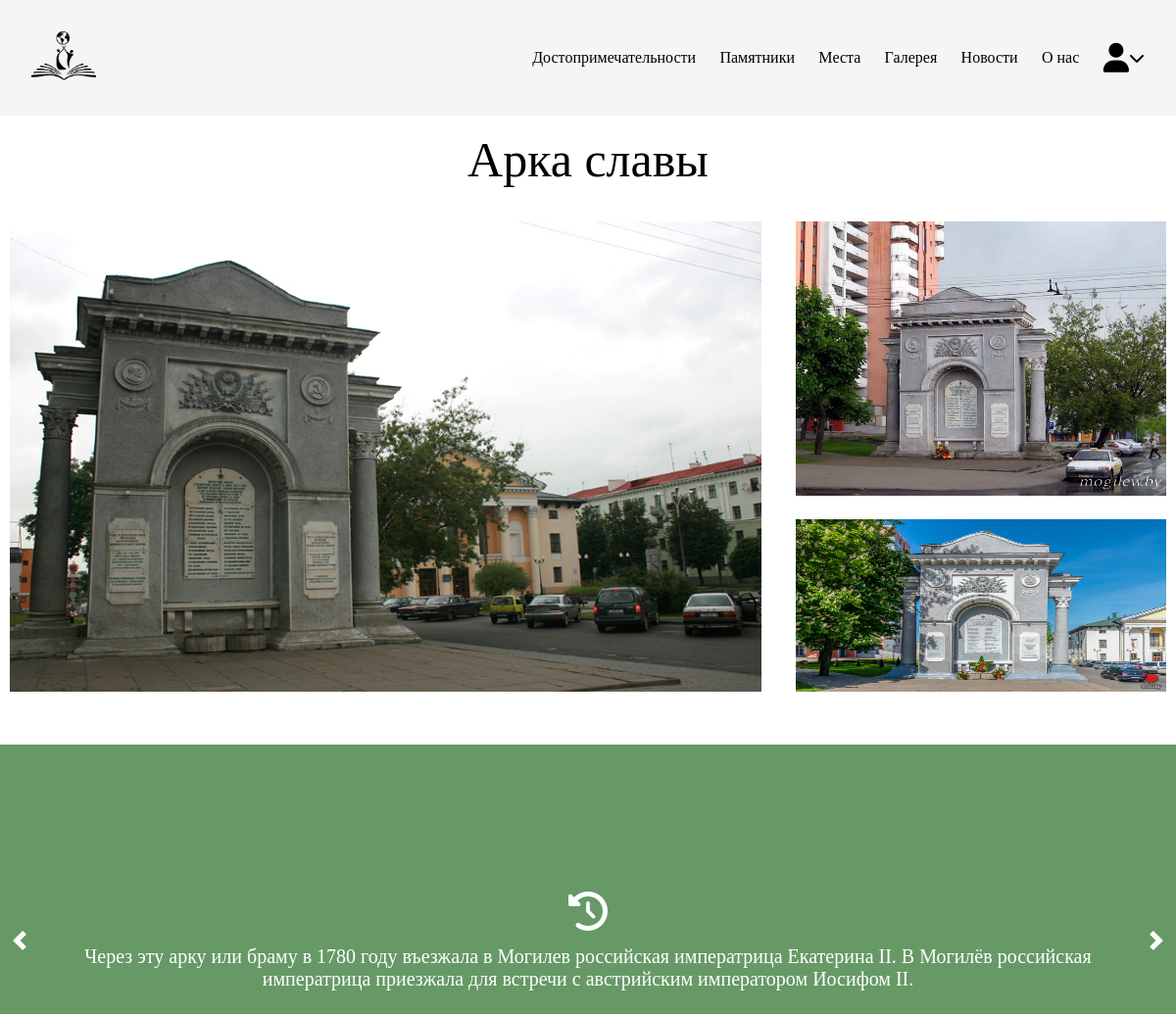
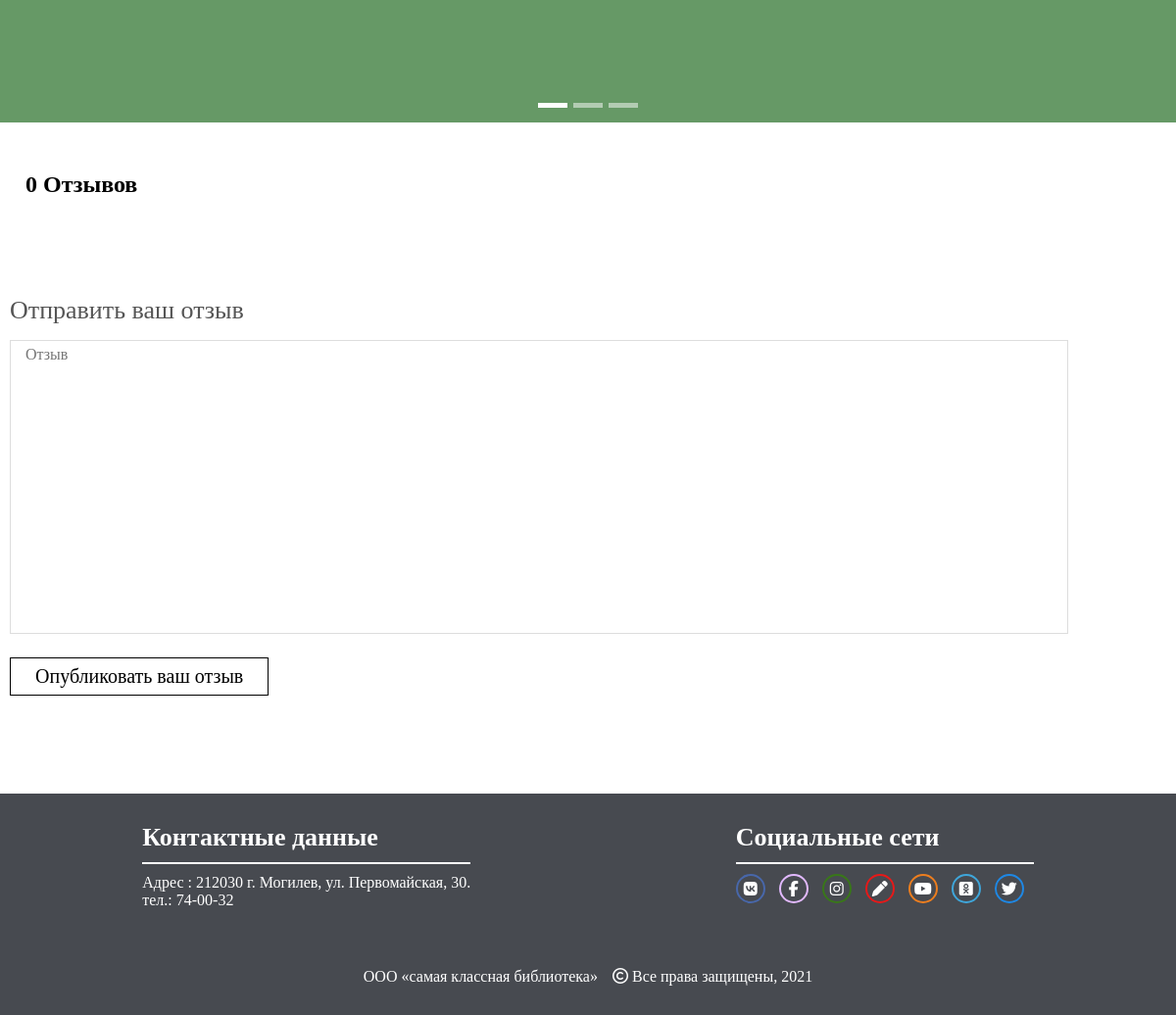
The app's page /places/9/ with its own data (2 pictures, top to bottom).
### places/models.py (models this page shows, shortened)
class Place(models.Model):
    name = models.CharField(max_length=255,verbose_name= "Название места")
    title = models.CharField(max_length=255, verbose_name= "Краткое описание")
    is_pamyatnik = models.BooleanField(default=False, verbose_name= "Это памятник ?")
    image_1 = models.ImageField(upload_to='place/', verbose_name= "Изображение 1")
    image_2 = models.ImageField(upload_to='place/', verbose_name= "Изображение 2")
    image_3 = models.ImageField(upload_to='place/', verbose_name= "Изображение 3")
    text_1 = models.TextField( verbose_name= "Текст описания 1")
    text_2 = models.TextField( verbose_name= "Текст описания 2")
    text_3 = models.TextField( verbose_name= "Текст описания 3")
    class Meta:
        verbose_name= "Название места"
        verbose_name= "Краткое описание"
        verbose_name= "Это памятник ?"
        verbose_name= "Изображение 1"
        verbose_name= "Изображение 2"
        verbose_name= "Изображение 3"
        verbose_name= "Текст описания 1"
        verbose_name= "Текст описания 2"
        verbose_name= "Текст описания 3"
        verbose_name= "Место"
        verbose_name_plural= "Места"

### places/views.py (the view, shortened to what this page needs)
# urls.py: path('<int:id>/', views.place_detail, )
def place_detail(request, id):
    template_name = '../templates/Showplace.html'
    place = Place.objects.get(pk=id)
    reviews = Review.objects.filter(place=place, check=True)
    reviews_qt = Review.objects.filter(place=place,  check=True).count()
    context = {
        'place': place,
        'reviews': reviews,
        'review_qt': reviews_qt,
    }
    return render(request, template_name, context)

### templates/Showplace.html (shortened to what this page needs)
{% load static %}
<!DOCTYPE html>
<html lang="en">
<head>
  <link rel="stylesheet" href="{% static 'css/chief-slider.css' %}">
  <link rel="stylesheet" href="{% static 'css/Style.css' %}">
</head>
<body>
  {% include 'header.html' %}
  <div class="showplace ">
    <div class="container size">
      <div class="name">
        <h1>{{ place.name }}</h1>
      </div>
      <div class="imginfo">
        <div class="imgleft">
          <img class="imgl" src="{{place.image_1.url}}" alt="">
        </div>
        <div class="imgright">
          <img class="imgrf" src="{{place.image_2.url}}" alt="">
          <img class="imgrs" src="{{place.image_3.url}}" alt="">
        </div>
      </div>
    </div>
  </div>
  <div class="slider2 slider2show">
    <div class="slider__wrapper">
      <div class="slider__items">
        <div class="slider__item slider__itemshow">
          <div class="container size pp-50">
            <i class="fas fa-history mb-15 bxbr"></i>
            <p>{{place.text_1}}
              <br>
            </p>
          </div>
        </div>
      </div>
    </div>
    <a href="#" class="slider__control" data-slide="prev"></a>
    <a href="#" class="slider__control" data-slide="next"></a>
    <ol class="slider__indicators">
      <li data-slide-to="0"></li>
      <li data-slide-to="1"></li>
      <li data-slide-to="2"></li>
    </ol>
  </div>
  <div class="commentnews testimonial ">
    <div class="container size">
      <h2> {{ review_qt }} Отзывов</h2>
    </div>
  </div>
  <div class="reccal">
    <div class="container size">
      {% if request.user %}
      <div class="commentpost">
        <h3> Отправить ваш отзыв</h3>
        <form id="contactForm" method="post">
          <div class="bot">
            <textarea placeholder="Отзыв" name="text" cols="40" rows="10" required="" id="id_text"></textarea>
          </div>
          <button class="btnb">Опубликовать ваш отзыв</button>
        </form>
      </div>
      {% else %}
      <h3>Оставлять отызы могут только авторизированные пользователи</h3>
      {% endif %}
    </div>
  </div>
  {% include 'footer.html' %}
</body>
</html>

### templates/header.html (shortened to what this page needs)
{% load static %}
{% if request.user.is_authenticated %}
<div class="navbar navbaruser">
    <div class="container size">
        <div class="nvleft">
            <img src="{% static 'img/logoblack.png' %}" alt="">
        </div>
        <div class="nvrightmedia">
            <i class="fas fa-bars"></i>
        </div>
        <div class="nvright">
            <a href="/">
                <p>Достопримечательности</p>
            </a>
            <a href="/pam/">
                <p>Памятники</p>
            </a>
            <a href="/places/dost/">
                <p>Места</p>
            </a>
            <a href="/galery/">
                <p>Галерея</p>
            </a>
            <a href="/news/">
                <p>Новости</p>
            </a>
            <a href="/history/">
                <p>О нас</p>
            </a>
            <div class="user">
                <div class="userav">
                    <img class="avatar" src="{{ request.user.avatar.url }}" alt="">
                    <i class="fas fa-chevron-down"></i>
                </div>
                <div class="list">
                    <a href="/account/"><button class="first">Профиль</button></a>
                    <a href="/change/"><button>Изменить</button></a>
                    <a href="/logout/"><button>Выход</button></a>
                </div>
            </div>
        </div>
        <script defer src="{% static 'js/open_menu.js' %}"></script>
    </div>
</div>
{% else %}
<div class="navbar">
    <div class="container size">
        <div class="nvleft">
            <img src="{% static 'img/logoblack.png' %}" alt="">
        </div>
        <div class="nvright">
            <a href="/">
                <p>Достопримечательности</p>
            </a>
            <a href="/pam/">
                <p>Памятники</p>
            </a>
            <a href="/places/dost/">
                <p>Места</p>
            </a>
            <a href="/galery/">
                <p>Галерея</p>
            </a>
            <a href="/news/">
                <p>Новости</p>
            </a>
            <a href="/history/">
                <p>О нас</p>
            </a>
            <div class="login">
                <div class="loginlogo"> <i class="fas fa-user userlogo"></i> <i class="fas fa-chevron-down"></i>
                </div>
            </div>
        </div>
    </div>
</div>
{% endif %}

### templates/footer.html
{% load static %}
<div class="prefooter prefooternews">
    <div class="container size">
        <div class="adres">
            <h3>Контактные данные</h3>
            <p>Адрес : 212030 г. Могилев, ул. Первомайская, 30.</p>
            <p>тел.: 74-00-32</p>
        </div>
        <div class="link">
            <div class="linkinfo">
                <h3>Социальные сети</h3>
                <a href="https://vk.com/public187729870"><i class="fab fa-vk"></i></a>
                <a href="https://www.facebook.com/confirmemail.php?next=https%3A%2F%2Fwww.facebook.com%2F%25D0%259A%25D0%25B0%25D1%2580%25D0%25BB-%25D0%259C%25D0%25B0%25D1%2580%25D0%25BA%25D1%2581-%25D1%2580%25D0%25B5%25D0%25BA%25D0%25BE%25D0%25BC%25D0%25B5%25D0%25BD%25D0%25B4%25D1%2583%25D0%25B5%25D1%2582-109567247313020&rd"><i class="fab fa-facebook-f"></i> </a>
                <a href="https://www.instagram.com/karl_marks_mogilev/"><i class="fab fa-instagram"></i></a>
                <a href="http://csgpblog.blogspot.com/"><i class="fas fa-pen"></i></a>
                <a href="https://www.youtube.com/channel/UCa5jbG2FcmbVqhcuVRLYlbw"><i class="fab fa-youtube"></i></a>
                <a href="https://ok.ru/group/56106330554582"><i class="fab fa-odnoklassniki-square"></i></a>
                <a href="https://twitter.com/csgpb_mogilev"><i class="fab fa-twitter"></i></a>
            </div>
        </div>
    </div>
</div>
<footer class="footernews">
    <p class="mr-15">ООО «самая классная библиотека»</p>
    <p> <i class="fa fa-copyright"></i> Все права защищены, 2021 </p>
</footer>

### static/css/chief-slider.css (style rules this page uses)
*, *::before, *::after { box-sizing: border-box; }
body { margin: 0; font-family: -apple-system, BlinkMacSystemFont, 'Segoe UI', Roboto, 'Helvetica Neue', Arial, sans-serif, 'Apple Color Emoji', 'Segoe UI Emoji', 'Segoe UI Symbol'; }
.slider__wrapper { overflow: hidden; }
.slider2 { position: relative; margin-top: 100px; }
.slider__items { display: flex; transition: transform 0.5s ease; transform: translateX(0%); }
.slider__item { flex: 0 0 100%; max-width: 100%; height: 90vh; user-select: none; }
.slider__itemshow { background: #669966; text-align: center; height: 50vh; display: flex; align-items: center }
.slider__itemshow p { font-size: 20px; }
.slider__itemshow i { font-size: 40px; }
.slider__itemshow:nth-child(1) p { color: #fff }
.slider__itemshow:nth-child(1) i { color: #fff }
.slider__control { position: absolute; top: 50%; display: flex; align-items: center; justify-content: center; width: 40px; color: #fff; text-align: center; height: 50px; transform: translateY(-50%); }
.slider__control[data-slide='prev'] { left: 0; }
.slider__control[data-slide='next'] { right: 0; }
.slider__control::before { content: ''; display: inline-block; width: 20px; height: 20px; background: transparent no-repeat center center; background-size: 100% 100%; }
.slider__indicators { position: absolute; right: 0; bottom: 0; left: 0; z-index: 15; display: flex; justify-content: center; padding-left: 0; margin-right: 15%; margin-left: 15%; list-style: none; margin-top: 0; margin-bottom: 0; }
.slider__indicators li { box-sizing: content-box; flex: 0 1 auto; width: 30px; height: 5px; margin-right: 3px; margin-left: 3px; text-indent: -999px; cursor: pointer; background-color: rgba(255, 255, 255, 0.5); background-clip: padding-box; border-top: 15px solid transparent; border-bottom: 15px solid transparent; }
.slider__indicators li.active { background-color: rgba(255, 255, 255, 1); }

### records on screen
Place: name "Арка славы", image_1 (picture), image_2 (picture), image_3 (picture), text_1 "Через эту арку или браму в 1780 году въезжала в Могилев российская императрица Екатерина II. В Могилёв российская императрица приезжала для встречи с австрийским императором Иосифом II."

### other values on screen
{{ review_qt }} "0"
